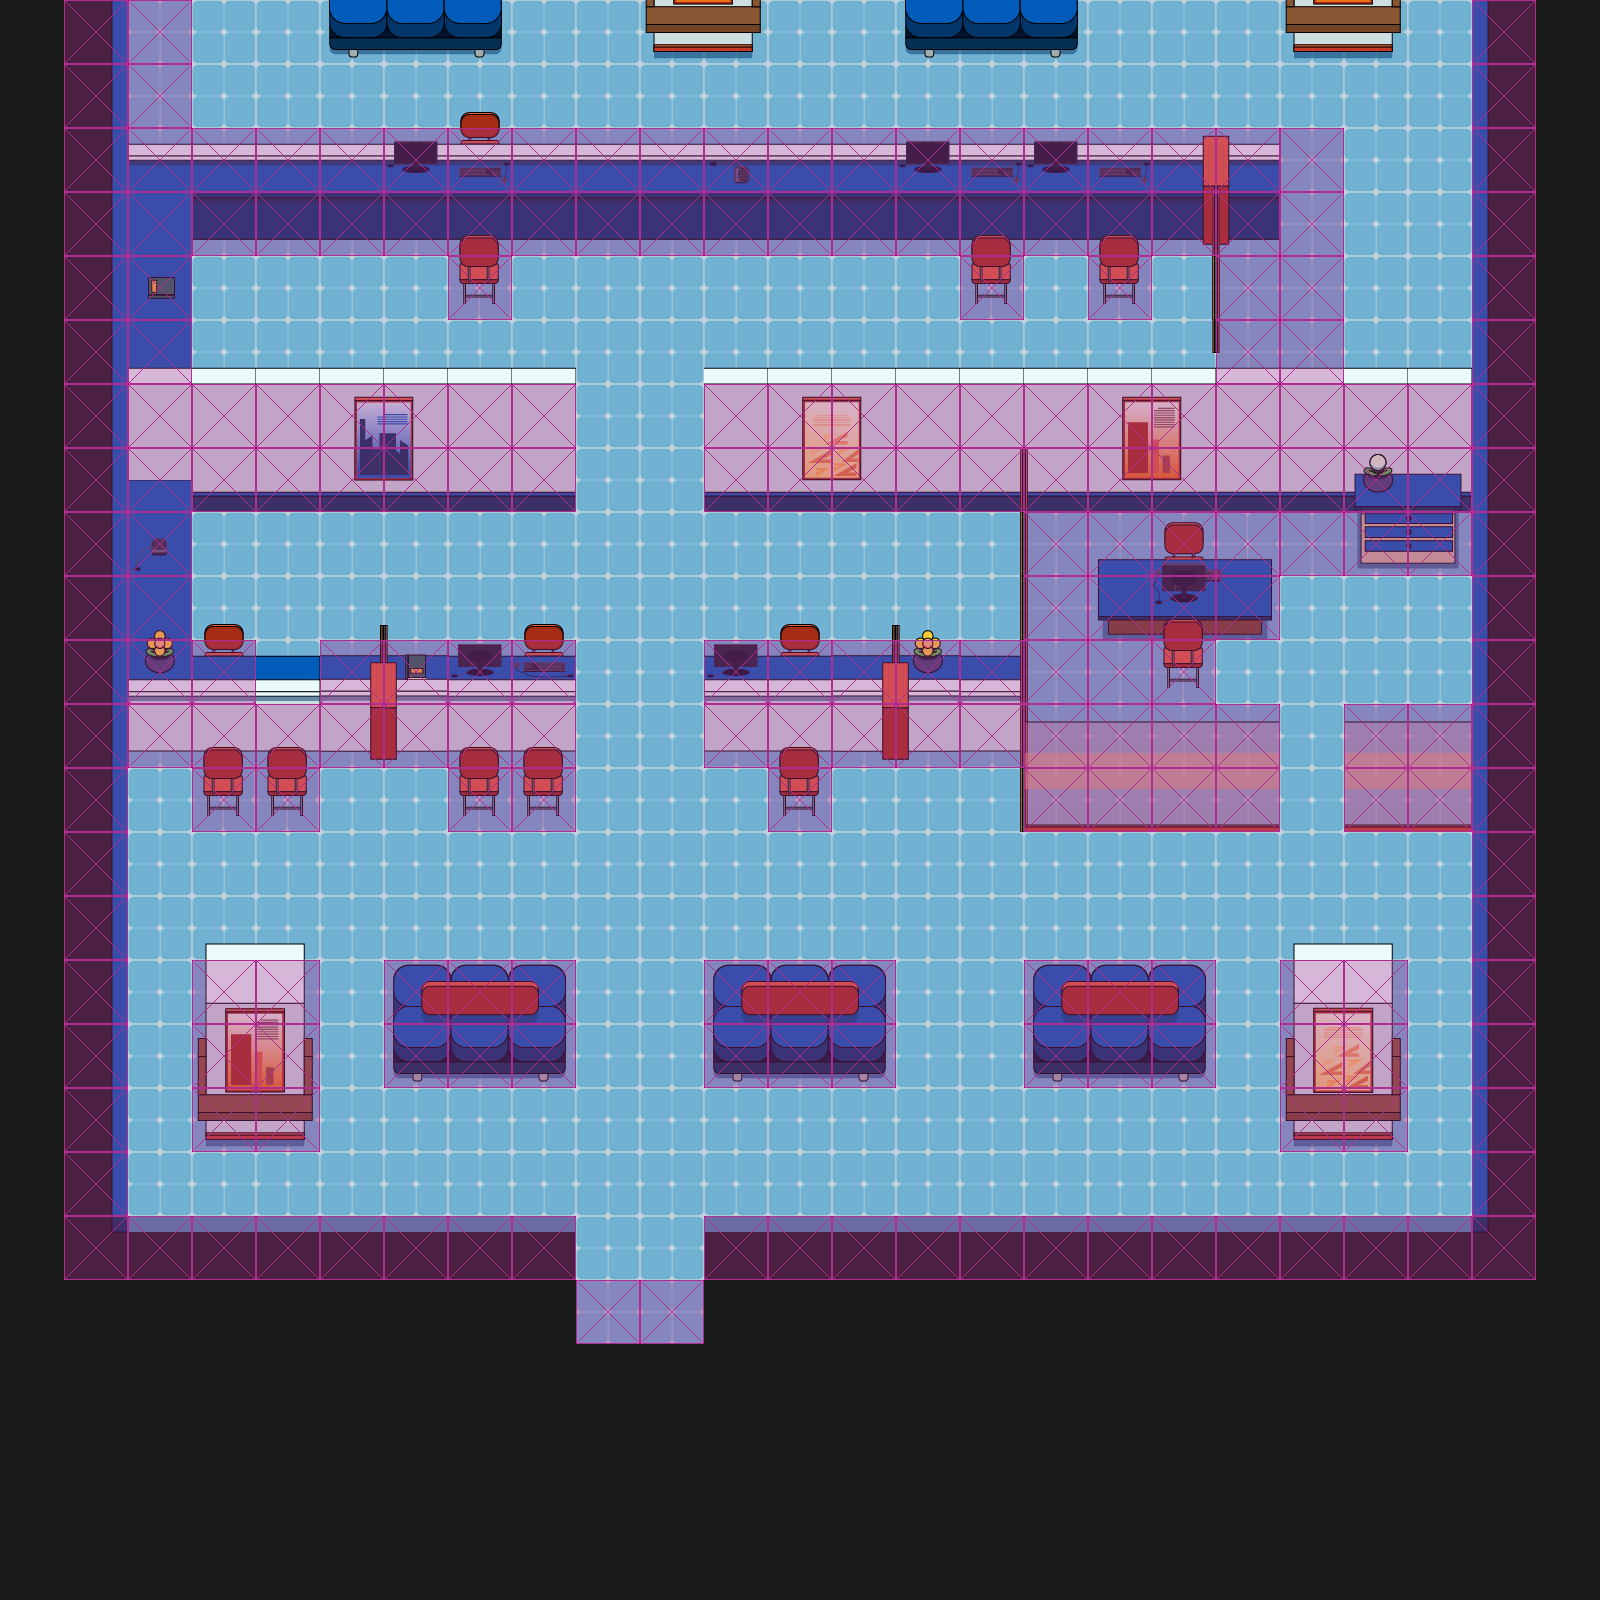

The image is a tile-based game level rendered from a .tmx file. Its description and source (layers, tilesets, objects; grid data summarised) follow:
An orthogonal 25x25 tile map with 64x64 px tiles, 8 tile layers (Ground2, Ground, Middle0, Middle1, ...), 4 tilesets and 4 objects (2x npc, Player, go_to).

<map version="1.4" tiledversion="1.4.1" orientation="orthogonal" renderorder="right-down" width="25" height="25" tilewidth="64" tileheight="64" infinite="0" nextlayerid="19" nextobjectid="104">
 <properties>
  <property name="theme" value="1" />
 </properties>
 <tileset firstgid="1" name="collision_tileset" tilewidth="64" tileheight="64" spacing="2" margin="1" tilecount="1" columns="1">
  <properties>
   <property name="collides" type="bool" value="true" />
  </properties>
  <image source="../tiles/collision_tileset.png" width="66" height="66" />
  <tile id="0">
   <properties>
    <property name="collides" type="bool" value="true" />
   </properties>
  </tile>
 </tileset>
 <tileset firstgid="2" name="utility_tiles" tilewidth="64" tileheight="64" spacing="2" margin="1" tilecount="16" columns="4">
  <image source="../tiles/utility_tiles.png" width="264" height="264" />
 </tileset>
 <tileset firstgid="18" name="Office Asset" tilewidth="64" tileheight="64" spacing="2" margin="1" tilecount="100" columns="4">
  <image source="../tiles/Office/Office Asset_extruded.png" width="264" height="1650" />
 </tileset>
 <tileset firstgid="118" name="Book" tilewidth="64" tileheight="64" spacing="2" margin="1" tilecount="4" columns="4">
  <image source="../tiles/Office/Book_extruded.png" width="264" height="66" />
 </tileset>
 <layer id="16" name="Ground2" width="25" height="25">
  <data>[625 cells, 174 non-empty, 12 distinct tile ids]</data>
 </layer>
 <layer id="1" name="Ground" width="25" height="25">
  <data>[625 cells, 478 non-empty, 10 distinct tile ids]</data>
 </layer>
 <layer id="15" name="Middle0" width="25" height="25">
  <data>[625 cells, 3 non-empty, 3 distinct tile ids]</data>
 </layer>
 <layer id="13" name="Middle1" width="25" height="25">
  <data>[625 cells, 137 non-empty, 55 distinct tile ids]</data>
 </layer>
 <layer id="14" name="Middle2" width="25" height="25">
  <data>[625 cells, 46 non-empty, 24 distinct tile ids]</data>
 </layer>
 <layer id="12" name="Middle3" width="25" height="25">
  <data>[625 cells, 13 non-empty, 6 distinct tile ids]</data>
 </layer>
 <layer id="18" name="Above" width="25" height="25">
  <data>[625 cells, 17 non-empty, 2 distinct tile ids]</data>
 </layer>
 <layer id="4" name="Collision" width="25" height="25">
  <data>[625 cells, 234 non-empty, 1 distinct tile ids]</data>
 </layer>
 <objectgroup id="7" name="Player">
  <object id="103" name="Player" type="Player" gid="14" x="604" y="1170" width="64" height="64">
   <properties>
    <property name="direction" value="u" />
   </properties>
  </object>
 </objectgroup>
 <objectgroup id="8" name="NPCs">
  <object id="101" name="BSM" type="npc" gid="14" x="1282.67" y="645.292" width="64" height="64">
   <properties>
    <property name="dialogue_name" value="Kluster 2/RP_1_1_Susi" />
    <property name="image_name" value="Spritesheet_CharacterNPC_IbuIdle" />
    <property name="theme" value="&quot;&quot;" />
   </properties>
  </object>
  <object id="102" name="Sales" type="npc" gid="14" x="256" y="708.042" width="64" height="64">
   <properties>
    <property name="dialogue_name" value="Kluster 2/RP_1_1_Telpon" />
    <property name="image_name" value="Spritesheet_CharacterNPC_PhoneIdle" />
    <property name="theme" value="&quot;&quot;" />
   </properties>
  </object>
 </objectgroup>
 <objectgroup id="9" name="Monsters" />
 <objectgroup id="5" name="Objects">
  <object id="97" type="go_to" gid="1073741826" x="607.571" y="1309.48" width="64" height="64" rotation="359.894">
   <properties>
    <property name="face_direction" value="d" />
    <property name="next_map_name" value="office_outdoor_1-1" />
    <property name="next_x_tile" type="int" value="7" />
    <property name="next_y_tile" type="int" value="8" />
   </properties>
  </object>
 </objectgroup>
</map>